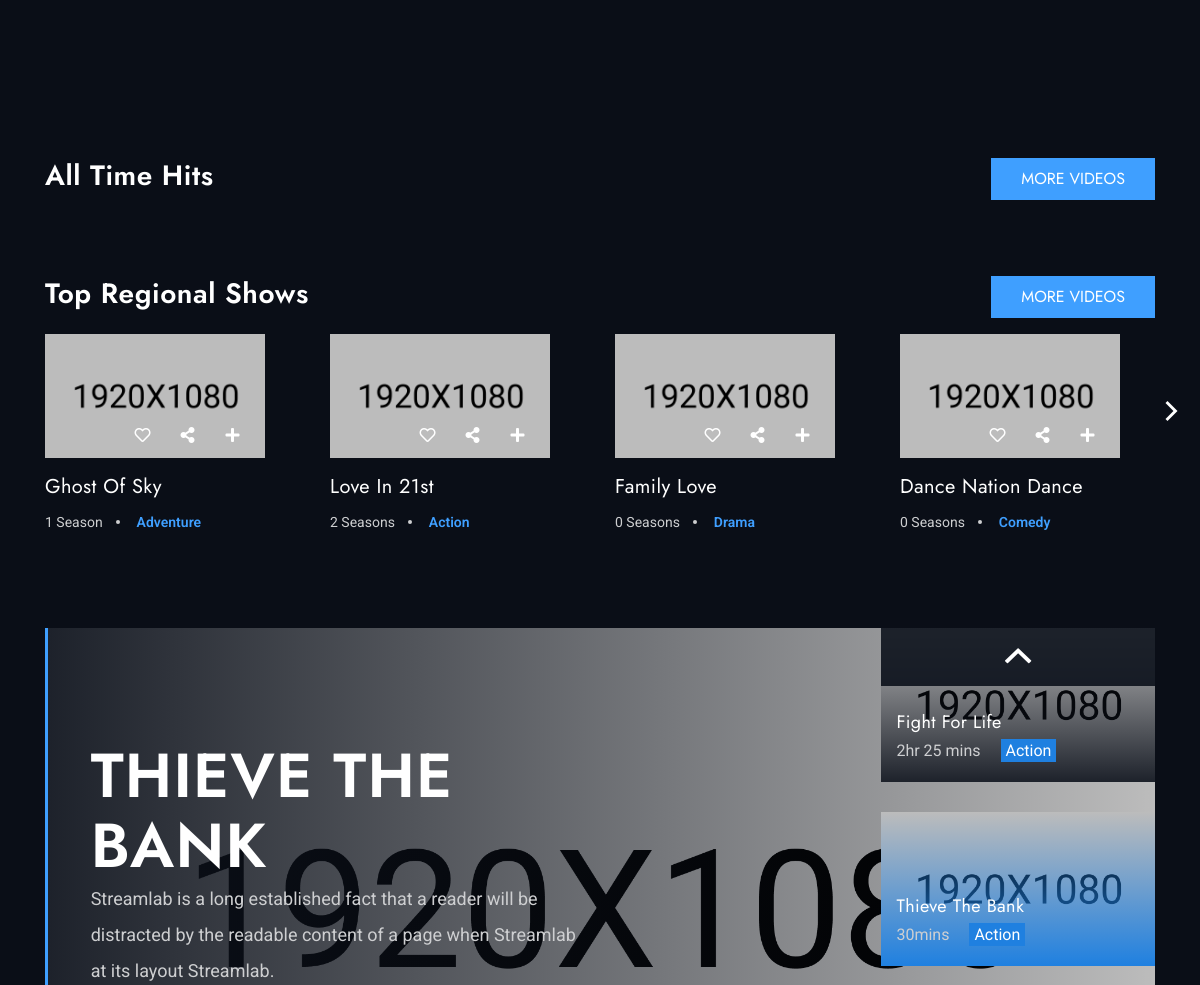
Before: / (middle part) with the older database file.
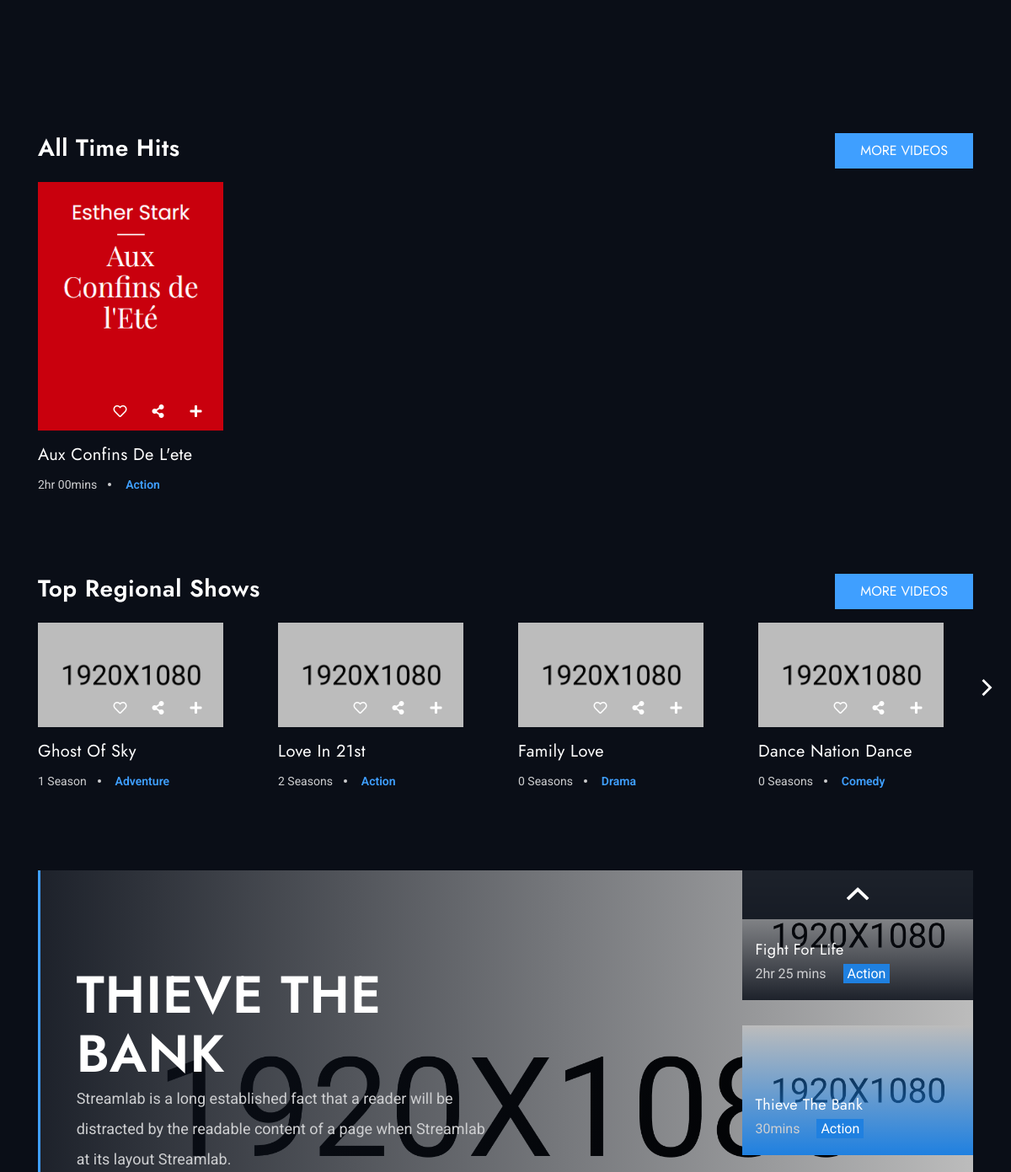
After: the same page with the newer database file.
### tables this page shows
CREATE TABLE `livre` (
  `Id_livre` int(11) NOT NULL,
  `Nom_livre` varchar(80) NOT NULL,
  `Genre_Livre` varchar(80) NOT NULL,
  `Theme_Livre` varchar(80) NOT NULL,
  `Nmbre_Page_Livre` int(11) NOT NULL,
  `Annee_Parution_Livre` int(11) NOT NULL,
  `Langue_Livre` varchar(80) NOT NULL,
  `Auteur_Livre` varchar(80) NOT NULL,
  `Emprunt_Livre` int(11) NOT NULL,
  `Sommaire_Livre` varchar(300) NOT NULL,
  `ISBN_Livre` varchar(25) NOT NULL,
  `Editeur_Livre` varchar(80) NOT NULL,
  `Couverture_Livre` varchar(250) DEFAULT NULL,
  `Id_Auteur` int(11) DEFAULT NULL
);

### index.php (the view, shortened to what the changed rows need)
<!DOCTYPE html>
<html lang="fr">
<head>
   <link rel="stylesheet" href="css/bootstrap.min.css" />
   <link rel="stylesheet" href="css/style.css" />
   <link rel="stylesheet" href="css/responsive.css" />
</head>
<body>
   <?php include 'header.php'; ?>
   <section class="gen-section-padding-2">
      <div class="container">
         <div class="row mt-3">
            <div class="col-12">
               <div class="gen-style-2">
                  <div class="owl-carousel owl-loaded owl-drag" data-dots="false" data-nav="true" data-desk_num="4"
                     data-lap_num="3" data-tab_num="2" data-mob_num="1" data-mob_sm="1" data-autoplay="false"
                     data-loop="false" data-margin="30">
                     <?php
                                $stmt = $db->query("SELECT Nom_livre, Couverture_Livre, Theme_Livre FROM livre WHERE Theme_Livre ='Romance'");
                                $livres = $stmt->fetchAll(PDO::FETCH_ASSOC);
                                 foreach ($livres as $livre) :
                                ?>
                     <div class="item">
                        <div
                           class="movie type-movie status-publish has-post-thumbnail hentry movie_genre-action movie_genre-adventure movie_genre-drama">
                           <div class="gen-carousel-movies-style-2 movie-grid style-2">
                              <div class="gen-movie-contain">
                                 <div class="gen-movie-img">
                                    <div class="gen-movie-add">
                                       <div class="wpulike wpulike-heart">
                                          <div class="wp_ulike_general_class wp_ulike_is_not_liked"><button
                                                type="button" class="wp_ulike_btn wp_ulike_put_image"></button></div>
                                       </div>
                                       <ul class="menu bottomRight">
                                          <li class="share top">
                                             <i class="fa fa-share-alt"></i>
                                          </li>
                                       </ul>
                                       <div class="movie-actions--link_add-to-playlist dropdown">
                                          <a class="dropdown-toggle" href="#" data-toggle="dropdown"><i
                                                class="fa fa-plus"></i></a>
                                       </div>
                                    </div>
                                 </div>
                                 <div class="gen-info-contain">
                                    <div class="gen-movie-info">
                                       <h3><a href="single-movie.html"><?php echo $livre['Nom_livre']; ?></a>
                                       </h3>
                                    </div>
                                    <div class="gen-movie-meta-holder">
                                       <ul>
                                          <li>2hr 00mins</li>
                                          <li>
                                             <a href="action.html"><span>Action</span></a>
                                          </li>
                                       </ul>
                                    </div>
                                 </div>
                              </div>
                           </div>
                        </div>
                     </div>
                     <?php endforeach; ?>
   </section>
</body>
</html>

Changed rows visible on the page:
added livre: Nom_livre "Aux Confins De L'ete"
